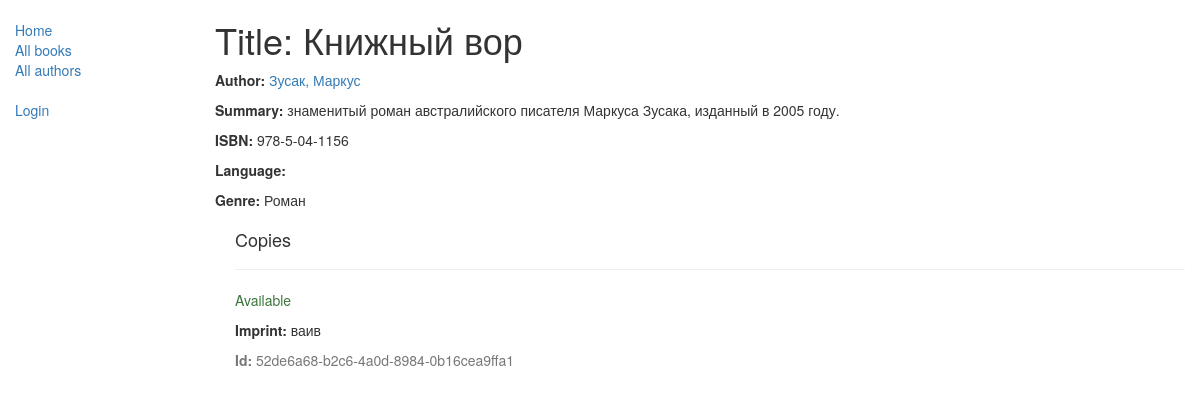
The page /catalog/book/1/ on the database as committed earlier.
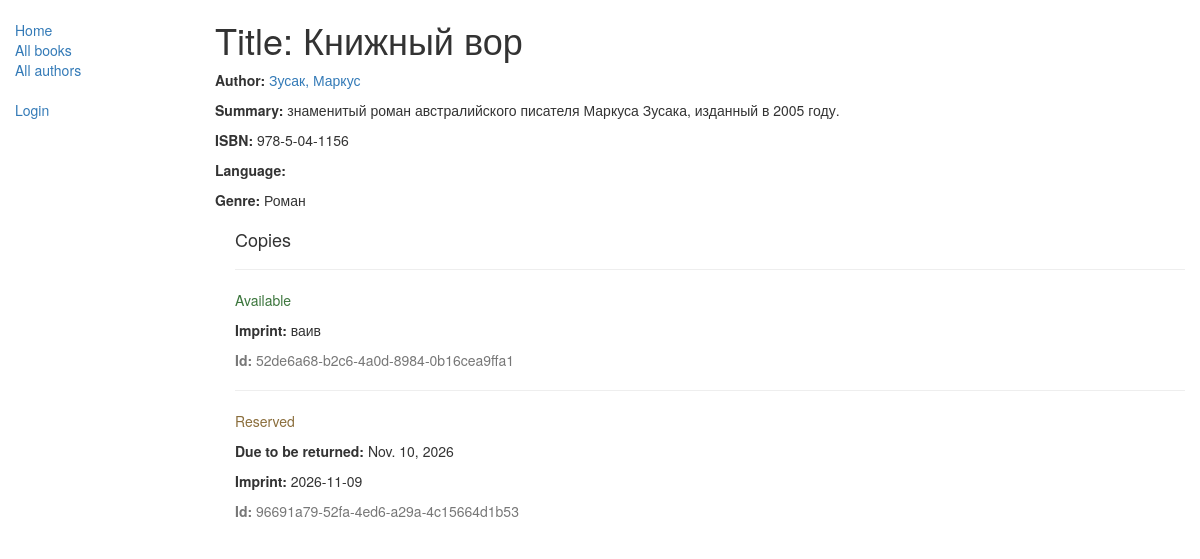
The same page on the database as committed later.
### catalog/models.py (models this page shows, shortened)
class Genre(models.Model):
    name = models.CharField(max_length=200, help_text="Enter a book genre (e.g. Science Fiction, French Poetry etc.)")
    def __str__(self):
        return self.name

class BookInstance(models.Model):
    id = models.UUIDField(primary_key=True, default=uuid.uuid4, help_text="Unique ID for this particular book across whole library")
    book = models.ForeignKey('Book', on_delete=models.SET_NULL, null=True)
    imprint = models.CharField(max_length=200)
    due_back = models.DateField(null=True, blank=True)
    borrower = models.ForeignKey(User, on_delete=models.SET_NULL, null=True, blank=True)
    LOAN_STATUS = (
        ('m', 'Maintenance'),
        ('o', 'On loan'),
        ('a', 'Available'),
        ('r', 'Reserved'),
    )
    status = models.CharField(max_length=1, choices=LOAN_STATUS, blank=True, default='m', help_text='Book availability')
    class Meta:
        ordering = ["due_back"]

### catalog/views.py (the view)
# urls.py: path('book/<int:pk>/', views.BookDetailView.as_view(), name='book-detail'),
class BookDetailView(generic.DetailView):
    model = Book

### catalog/models.py (called while the page is built)
    def __str__(self):
        return '%s, %s' % (self.last_name, self.first_name)

### catalog/templates/catalog/book_detail.html
{% extends "base_generic.html" %}
{% block content %}
  <h1>Title: {{ book.title }}</h1>
  <p><strong>Author:</strong> <a href="{% url 'author-detail' book.author.pk %}">{{ book.author }}</a></p>
  <p><strong>Summary:</strong> {{ book.summary }}</p>
  <p><strong>ISBN:</strong> {{ book.isbn }}</p>
  <p><strong>Language:</strong> {{ book.language }}</p>
  <p><strong>Genre:</strong> {% for genre in book.genre.all %} {{ genre }}{% if not forloop.last %}, {% endif %}{% endfor %}</p>
  <div style="margin-left:20px;margin-top:20px">
    <h4>Copies</h4>
    {% for copy in book.bookinstance_set.all %}
    <hr>
    <p class="{% if copy.status == 'a' %}text-success{% elif copy.status == 'd' %}text-danger{% else %}text-warning{% endif %}">{{ copy.get_status_display }}</p>
    {% if copy.status != 'a' %}<p><strong>Due to be returned:</strong> {{copy.due_back}}</p>{% endif %}
    <p><strong>Imprint:</strong> {{copy.imprint}}</p>
    <p class="text-muted"><strong>Id:</strong> {{copy.id}}</p>
    {% endfor %}
  </div>
{% endblock %}

Rows that differ between the two databases and show on the page:
added BookInstance: status "Reserved", due_back "Nov. 10, 2026", imprint "2026-11-09", id "96691a79-52fa-4ed6-a29a-4c15664d1b53"
